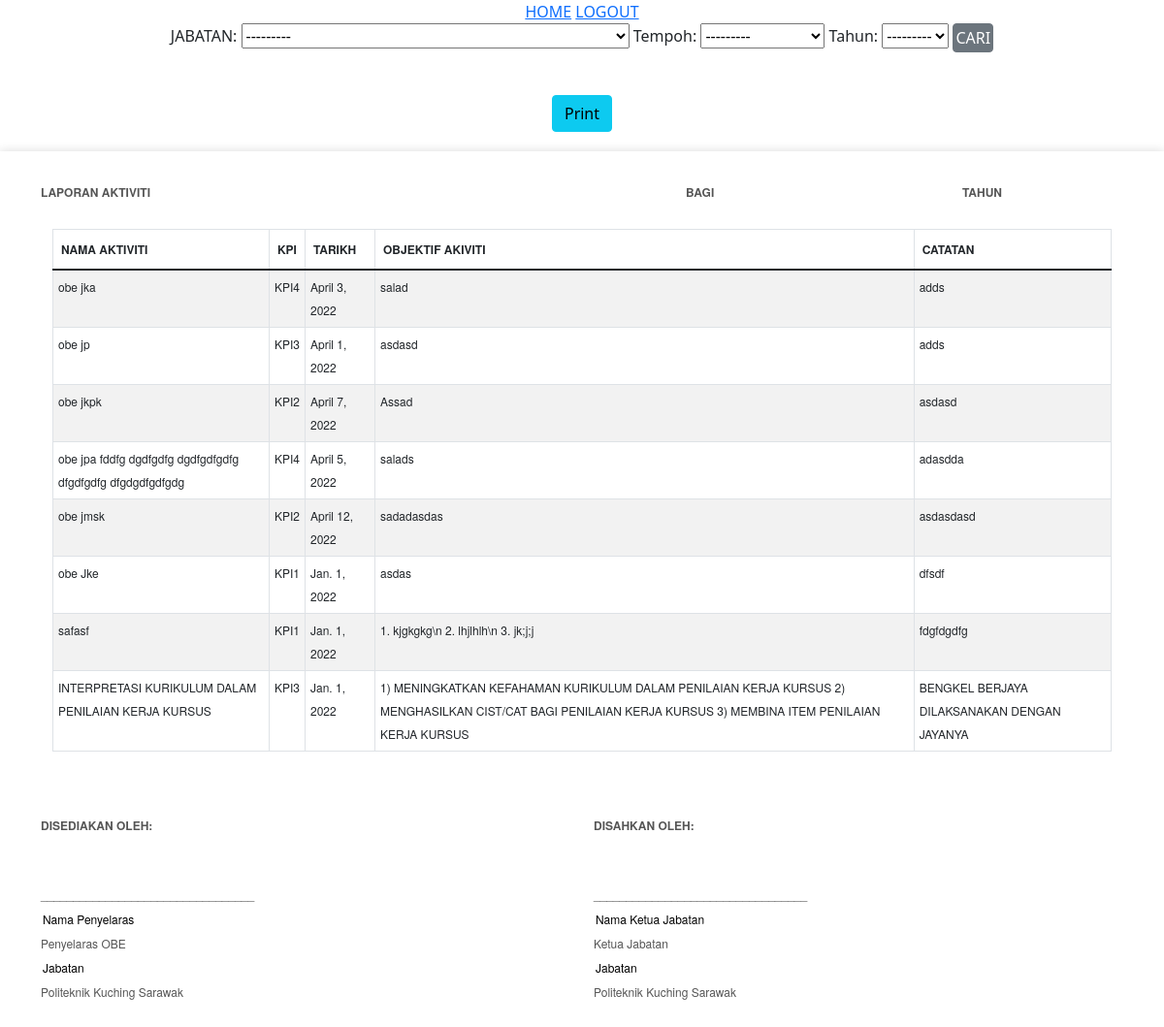
Screenshot of /cetak/ with the database file from the repository.
### home/models.py (models this page shows, shortened)
class InputFormModel(models.Model):
    Jabatan_Choices = [
        ('JABATAN KEJURUTERAAN AWAM', 'JABATAN KEJURUTERAAN AWAM'),
        ('JABATAN KEJURUTERAAN ELEKTRIK', 'JABATAN KEJURUTERAAN ELEKTRIK'),
        ('JABATAN KEJURUTERAAN MEKANIKAL', 'JABATAN KEJURUTERAAN MEKANIKAL'),
        ('JABATAN PERDAGANGAN', 'JABATAN PERDAGANGAN'),
        ('JABATAN TEKNOLOGI MAKLUMAT DAN KOMPUTER', 'JABATAN TEKNOLOGI MAKLUMAT DAN KOMPUTER'),
        ('JABATAN KEJURUTERAAN PETROKIMIA', 'JABATAN KEJURUTERAAN PETROKIMIA'),
        ('JABATAN PENGAJIAN AM', 'JABATAN PENGAJIAN AM'),
        ('JABATAN MATEMATIK, SAINS DAN KOMPUTER', 'JABATAN MATEMATIK, SAINS DAN KOMPUTER')
    ]
    Tempoh_Aktiviti_Choices = [
        ('JAN - JUL', 'Sesi Jan - Jun'),
        ('JUL - OGOS', 'Sesi Jul - Ogos')
    ]
    KPI_Choices = [
        ('KPI1',
         'KPI 1: Taklimat OBE kepada pelajar baharu & pensyarah kursus mengikut keperluan manual ETAC dan Garis Panduan Amalan Baik MQA'),
        ('KPI2', 'KPI 2: Taklimat dan memastikan pensyarah kursus memahami rekabentuk kurikulum'),
        ('KPI3', 'KPI 3: Taklimat  merancang penilaian dengan mengikut keperluan kurikulum'),
        ('KPI4', 'KPI 4: Taklimat  membaca laporan CORR dan penghasilan CQI')
    ]
    Date_Choices = [
        ('2021', '2021'),
        ('2022', '2022'),
        ('2023', '2023'),
        ('2024', '2024'),
        ('2025', '2025'),
        ('2026', '2026')
    ]
    JABATAN = models.CharField(choices=Jabatan_Choices, max_length=200)
    Tempoh = models.CharField(max_length=200, choices=Tempoh_Aktiviti_Choices)
    tahun = models.CharField(max_length=200, choices=Date_Choices)
    KPI = models.CharField(max_length=200, choices=KPI_Choices)
    Tajuk_Aktiviti = models.CharField(max_length=200)
    Tarikh_Aktiviti = models.DateField()
    Objektif_Aktiviti = models.TextField(max_length=1000)
    Catatan = models.TextField(max_length=1000)

### home/views.py (the view)
# urls.py: path('cetak/', borang_akt, name='borang_akt'),
def borang_akt(request):
    aktiviti = InputFormModel.objects.all()
    act_filter = ActivityFilter(request.GET, queryset=aktiviti)
    aktiviti = act_filter.qs
    konteks = {
        'aktiviti': aktiviti,
        'act_filter': act_filter
    }
    return render(request, 'borang_akt.html', konteks)

### templates/borang_akt.html (shortened to what this page needs)
<!DOCTYPE html>
{% load static %}
<html lang="en">
<head>
    <link rel="stylesheet" href="{% static 'css/bootstrap.min.css' %}">
    <link rel="stylesheet" href="{% static 'css/style.css' %}">
    <link rel="stylesheet" href="https://cdnjs.cloudflare.com/ajax/libs/font-awesome/4.7.0/css/font-awesome.min.css">
</head>
<body>
<center>
<a href="{% url 'home' %}"
      >HOME</a>
<a href="/logout">LOGOUT</a>
</center>
              <center>
                    <form method="get">
                        {{ act_filter.form }}
                    <button style="padding:2px" class="btn btn-secondary" type="submit">CARI</button>
                    </form>
              </center>
<br/>
<div class="text-center" style="padding:20px;">
	<input type="button" id="rep" value="Print" class="btn btn-info btn_print">
</div>
<div class="container_content" id="container_content" >
  <div class="invoice-box">
    <div class="container">
        <div class="row">
            <div class="col-2"><strong>LAPORAN AKTIVITI</strong></div>
             <div class="col-5">    <input list="pilihjabatan" size="70" style="border:none">
            </div>
            <div class="col-1"><strong>BAGI</strong></div>
            <div class="col-2">    <input list="sesi" size="20" style="border:none">
              </div>
            <div class="col-1"><strong>TAHUN</strong></div>
            <div class="col-1">    <input list="tahun" size="7" style="border:none">
            </div>
        </div>
    <div/>
<br/>
  <div class="container">
    <div class="row justify-content-center">
        <div class="col">
            <table class="table table-bordered table-striped">
                <thead>
                  <tr>
                    <th>NAMA AKTIVITI</th>
                    <th>KPI</th>
                    <th>TARIKH</th>
                    <th>OBJEKTIF AKIVITI</th>
                    <th>CATATAN</th>
                  </tr>
                </thead>
                <tbody>
                 {% for akt in aktiviti %}
                  <tr>
                     <td>{{ akt.Tajuk_Aktiviti }}</td>
                     <td>{{ akt.KPI }}</td>
                     <td>{{ akt.Tarikh_Aktiviti }}</td>
                     <td>{{ akt.Objektif_Aktiviti }}</td>
                     <td>{{ akt.Catatan }}</td>
                  </tr>
                 {% endfor %}
                </tbody>
            </table>
        </div>
    </div>
  </div>
<br/><br/>
        <div class="row justify-content-left">
            <div class="col-3">
                <strong>DISEDIAKAN OLEH:</strong><br/><br/><br/>
                _________________________________<br/>
                <input type="text" size="70" style="border:none" value="Nama Penyelaras"><br/>
                Penyelaras OBE<br/>
                <input list="sediajabatan" size="70" style="border:none" value="Jabatan">
                Politeknik Kuching Sarawak
            </div>
            <div class="col-3"></div>
            <div class="col-3">
                <strong>DISAHKAN OLEH:</strong><br/><br/><br/>
                _________________________________<br/>
                <input type="text" size="70" style="border:none" value="Nama Ketua Jabatan" align="center"><br/>
                Ketua Jabatan<br/>
                <input list="sahjabatan" size="70" style="border:none" value="Jabatan">
                Politeknik Kuching Sarawak
            </div>
        </div>
        </div>
 </div>
</div>
</body>
</html>

### templates/borang_akt.html (style rules this page uses)
.invoice-box { max-width: 1320px; margin: auto; padding: 30px; border: none; box-shadow: 0 0 10px rgba(0, 0, 0, 0.15); font-size: 12px; line-height: 24px; font-family: 'Helvetica Neue', 'Helvetica', Helvetica, Arial, sans-serif; color: #555; }
.invoice-box table { width: 100%; line-height: inherit; text-align: left; }
.invoice-box table td { padding: 5px; vertical-align: top; }
.invoice-box table tr td:nth-child(2) { text-align: right; }

### rows the page displays
InputFormModel: Tajuk_Aktiviti "obe jka", KPI "KPI4", Tarikh_Aktiviti "April 3, 2022", Objektif_Aktiviti "salad", Catatan "adds"
InputFormModel: Tajuk_Aktiviti "obe jp", KPI "KPI3", Tarikh_Aktiviti "April 1, 2022", Objektif_Aktiviti "asdasd", Catatan "adds"
InputFormModel: Tajuk_Aktiviti "obe jkpk", KPI "KPI2", Tarikh_Aktiviti "April 7, 2022", Objektif_Aktiviti "Assad", Catatan "asdasd"
InputFormModel: Tajuk_Aktiviti "obe jpa fddfg dgdfgdfg dgdfgdfgdfg dfgdfgdfg dfgdgdfgdfgdg", KPI "KPI4", Tarikh_Aktiviti "April 5, 2022", Objektif_Aktiviti "salads", Catatan "adasdda"
InputFormModel: Tajuk_Aktiviti "obe jmsk", KPI "KPI2", Tarikh_Aktiviti "April 12, 2022", Objektif_Aktiviti "sadadasdas", Catatan "asdasdasd"
InputFormModel: Tajuk_Aktiviti "obe Jke", KPI "KPI1", Tarikh_Aktiviti "Jan. 1, 2022", Objektif_Aktiviti "asdas", Catatan "dfsdf"
InputFormModel: Tajuk_Aktiviti "safasf", KPI "KPI1", Tarikh_Aktiviti "Jan. 1, 2022", Objektif_Aktiviti "1. kjgkgkg\\n 2. lhjlhlh\\n 3. jk;j;j", Catatan "fdgfdgdfg"
InputFormModel: Tajuk_Aktiviti "INTERPRETASI KURIKULUM DALAM PENILAIAN KERJA KURSUS", KPI "KPI3", Tarikh_Aktiviti "Jan. 1, 2022", Objektif_Aktiviti "1) MENINGKATKAN KEFAHAMAN KURIKULUM DALAM PENILAIAN KERJA KURSUS 2) MENGHASILKAN CIST/CAT BAGI PENILAIAN KERJA KURSUS 3) MEMBINA ITEM PENILAIAN KERJA KURSUS", Catatan "BENGKEL BERJAYA DILAKSANAKAN DENGAN JAYANYA"
